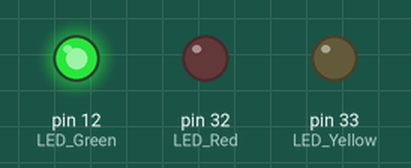
Simulated run of this program. Board: Raspberry Pi (header pin numbers). Parts: output pins drawn as LEDs (lit = HIGH).

Above: at 1.5 s.
At 3.5 s:
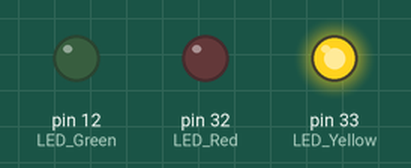
At 5.0 s:
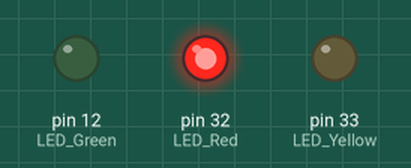
Timing chart, 0 to 7.8 s (numbered marks = the images above):
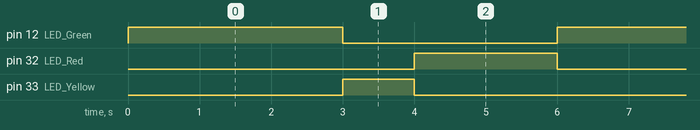

The program:

LED2.py
```python
import time
import RPi.GPIO as GPIO

GPIO.setwarnings(False)
GPIO.setmode(GPIO.BOARD)

LED_Green=12
LED_Red=32
LED_Yellow=33

GPIO.setup(LED_Green, GPIO.OUT, initial=GPIO.LOW)
GPIO.setup(LED_Red, GPIO.OUT, initial=GPIO.LOW)
GPIO.setup(LED_Yellow, GPIO.OUT, initial=GPIO.LOW)

def main():
    while 1:
        GPIO.output(LED_Green, GPIO.HIGH)
        time.sleep(3)
        GPIO.output(LED_Green, GPIO.LOW)

        GPIO.output(LED_Yellow, GPIO.HIGH)
        time.sleep(1)
        GPIO.output(LED_Yellow, GPIO.LOW)

        GPIO.output(LED_Red, GPIO.HIGH)
        time.sleep(2)
        GPIO.output(LED_Red, GPIO.LOW)

if __name__=='__main__':
    main()
```

Measured:
- by itself, pin 12 (LED_Green): alternates HIGH for 3.0 s and LOW for 3.0 s
- by itself, pin 32 (LED_Red): alternates HIGH for 2.0 s and LOW for 4.0 s
- by itself, pin 33 (LED_Yellow): alternates HIGH for 1.0 s and LOW for 5.0 s
